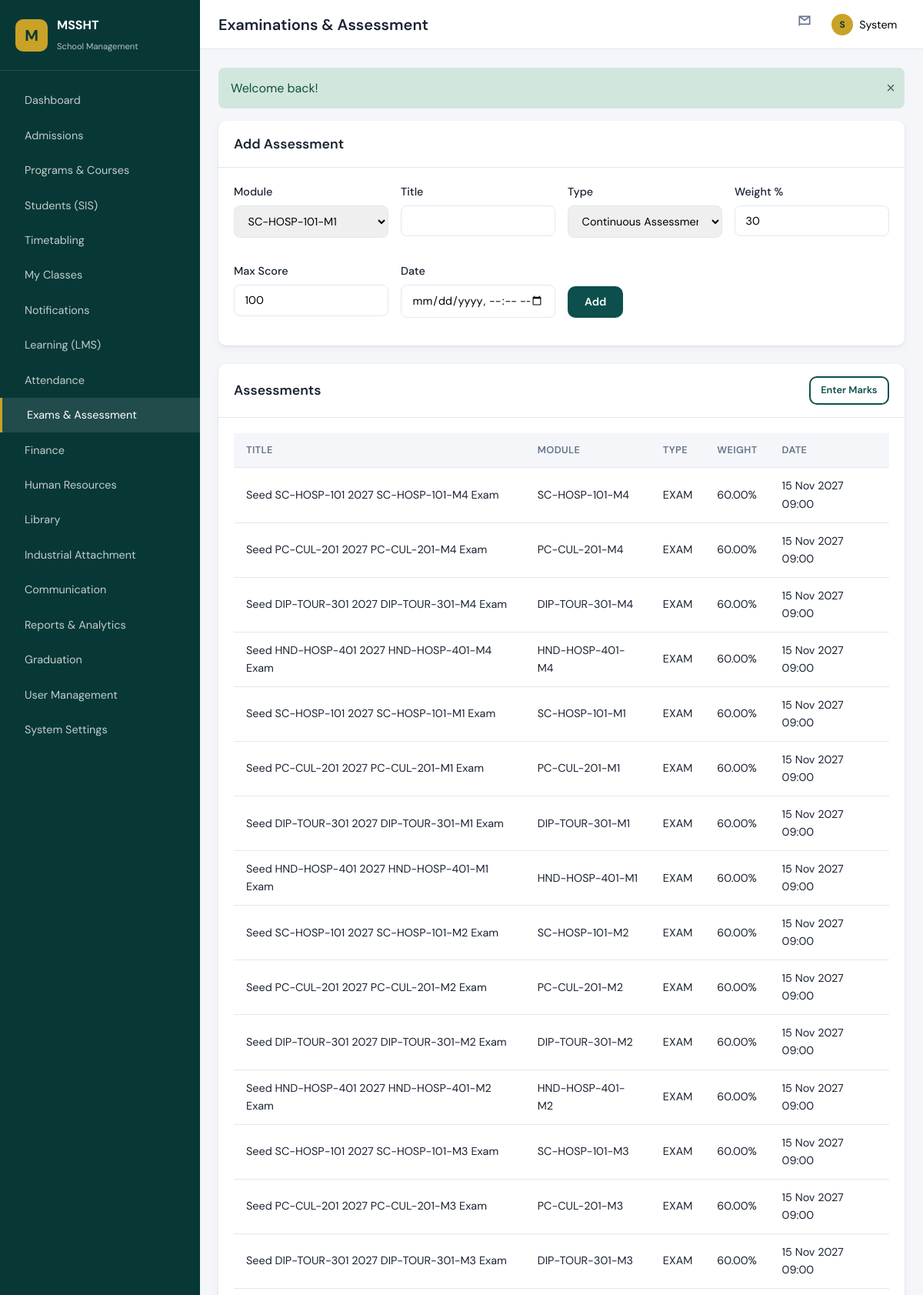
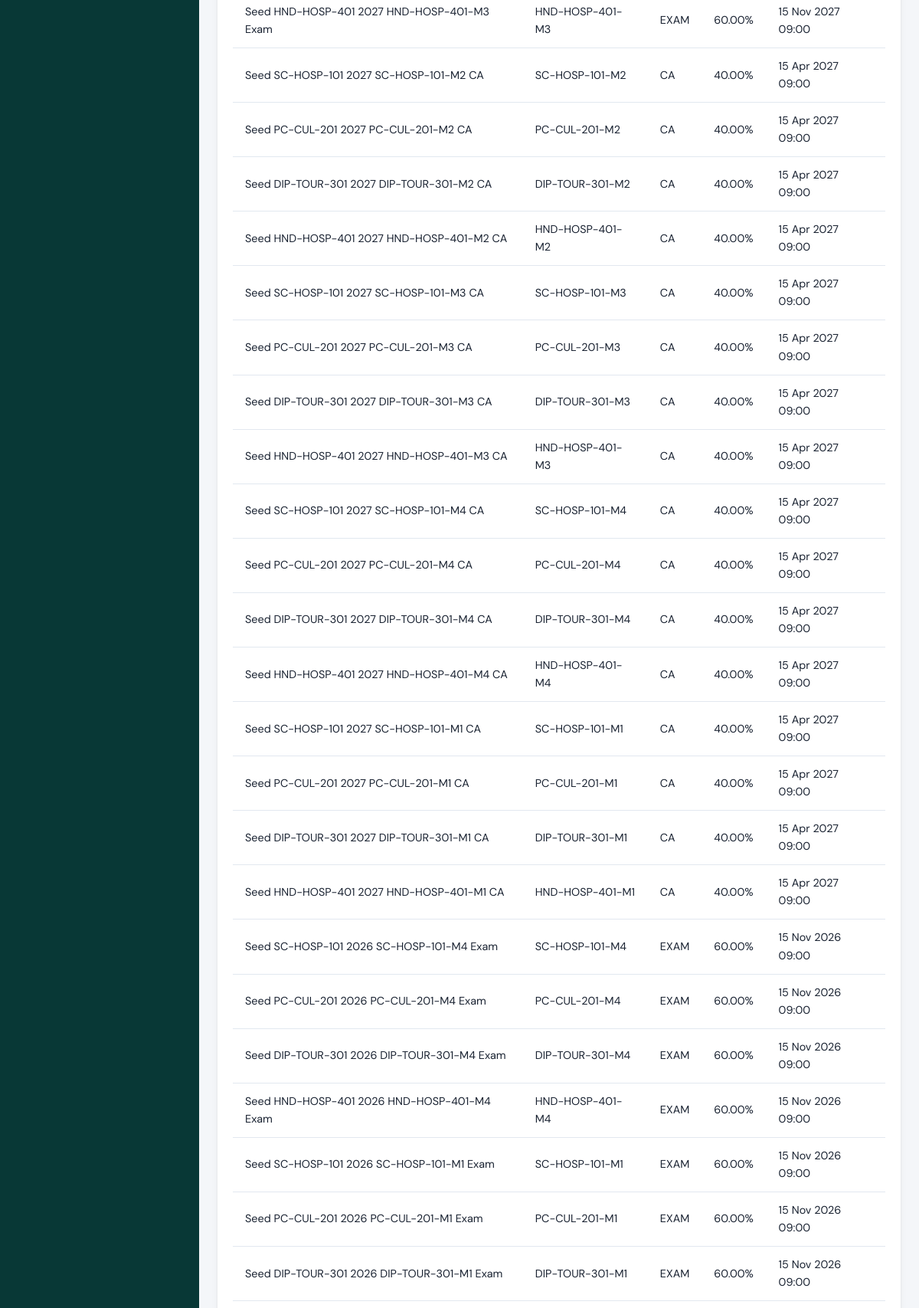
Page /modules/exams/index.php (signed in, upper part) on the committed database (2 pictures, top to bottom).
### tables this page shows
CREATE TABLE assessments (
    id INT UNSIGNED AUTO_INCREMENT PRIMARY KEY,
    module_id INT UNSIGNED NOT NULL,
    title VARCHAR(200) NOT NULL,
    assessment_type ENUM('ca', 'exam', 'project', 'practical') NOT NULL,
    weight_percent DECIMAL(5,2) DEFAULT 0,
    max_score DECIMAL(6,2) DEFAULT 100,
    scheduled_date DATETIME NULL,
    created_at TIMESTAMP DEFAULT CURRENT_TIMESTAMP,
    FOREIGN KEY (module_id) REFERENCES modules(id) ON DELETE CASCADE
);

CREATE TABLE modules (
    id INT UNSIGNED AUTO_INCREMENT PRIMARY KEY,
    program_id INT UNSIGNED NOT NULL,
    code VARCHAR(20) NOT NULL,
    name VARCHAR(200) NOT NULL,
    credits DECIMAL(4,2) DEFAULT 0,
    semester TINYINT UNSIGNED DEFAULT 1,
    is_core TINYINT(1) DEFAULT 1,
    FOREIGN KEY (program_id) REFERENCES programs(id) ON DELETE CASCADE,
    UNIQUE KEY uk_program_module (program_id, code)
);

### includes/helpers.php (called while the page is built, shortened)
<?php
function e(?string $value): string
{
    return htmlspecialchars($value ?? '', ENT_QUOTES, 'UTF-8');
}
function formatDate(?string $date, string $format = 'd M Y'): string
{
    return date($format, strtotime($date));
}
    function getRoleModules(?string $roleKey): array
    {
        try {
            $db = getDB();
            $stmt = $db->prepare('SELECT module_permissions FROM roles WHERE role_key = ? AND status = "active" LIMIT 1');
            $stmt->execute([$roleKey]);
            $json = $stmt->fetchColumn();
            if ($json) {
                $decoded = json_decode((string) $json, true);
                if (is_array($decoded)) {
                    return array_values(array_filter($decoded, static fn ($module) => is_string($module) && $module !== ''));
                }
            }
        } catch (Exception $e) {
        }
        return DEFAULT_ROLE_MODULES[$roleKey] ?? [];
    }

### includes/auth.php (called while the page is built, shortened)
<?php
function currentUser(): ?array
{
    return $_SESSION['user'] ?? null;
}
function currentRole(): ?string
{
    $user = currentUser();
    return $user['role'] ?? null;
}
function getAccessibleModules(?int $userId = null): array
{
    $role = currentRole();
    $modules = getRoleModules($role);
    return array_values(array_unique($modules));
}

### modules/exams/index.php (the view, shortened to what this page needs)
<?php
$db = getDB();
$assessments = $db->query(
    'SELECT a.*, m.code FROM assessments a JOIN modules m ON m.id = a.module_id ORDER BY a.scheduled_date DESC'
)->fetchAll();
$modules = $db->query('SELECT id, code, name FROM modules')->fetchAll();
require_once __DIR__ . '/../../includes/header.php';
?>
<div class="card">
    <div class="card-header"><h2>Add Assessment</h2></div>
    <div class="card-body">
        <form method="post" class="form-row">
            <div class="form-group">
                <label>Module</label>
                <select name="module_id" required><?php foreach ($modules as $m): ?>
                <option value="<?= $m['id'] ?>"><?= e($m['code']) ?></option><?php endforeach; ?></select>
            </div>
            <div class="form-group"><label>Title</label><input name="title" required></div>
            <div class="form-group">
                <label>Type</label>
                <select name="assessment_type"><option value="ca">Continuous Assessment</option><option value="exam">Exam</option><option value="project">Project</option><option value="practical">Practical</option></select>
            </div>
            <div class="form-group"><label>Weight %</label><input type="number" step="0.01" name="weight_percent" value="30"></div>
            <div class="form-group"><label>Max Score</label><input type="number" name="max_score" value="100"></div>
            <div class="form-group"><label>Date</label><input type="datetime-local" name="scheduled_date"></div>
            <div class="form-group" style="align-self:flex-end;"><button type="submit" class="btn btn-primary">Add</button></div>
        </form>
    </div>
</div>
<div class="card">
    <div class="card-header"><h2>Assessments</h2><a href="marks.php" class="btn btn-sm btn-outline">Enter Marks</a></div>
    <div class="card-body table-wrap">
        <table class="data-table">
            <thead><tr><th>Title</th><th>Module</th><th>Type</th><th>Weight</th><th>Date</th></tr></thead>
            <tbody>
            <?php foreach ($assessments as $a): ?>
            <tr>
                <td><?= e($a['title']) ?></td>
                <td><?= e($a['code']) ?></td>
                <td><?= e(strtoupper($a['assessment_type'])) ?></td>
                <td><?= e($a['weight_percent']) ?>%</td>
                <td><?= $a['scheduled_date'] ? formatDate($a['scheduled_date'], 'd M Y H:i') : '—' ?></td>
            </tr>
            <?php endforeach; ?>
            </tbody>
        </table>
    </div>
</div>
<?php require_once __DIR__ . '/../../includes/footer.php'; ?>

### assets/css/main.css (style rules this page uses)
:root { --color-primary: #0d4f4c; --color-primary-dark: #083836; --color-primary-light: #1a7a75; --color-accent: #c9a227; --color-accent-light: #e8c547; --color-bg: #f4f6f9; --color-surface: #ffffff; --color-text: #1a2332; --color-text-muted: #64748b; --color-border: #e2e8f0; --color-danger: #dc3545; --color-success: #198754; --color-warning: #ffc107; --color-info: #0dcaf0; --sidebar-width: 260px; --topbar-height: 64px; --radius: 10px; --shadow: 0 1px 3px rgba(0,0,0,.08), 0 4px 12px rgba(0,0,0,.04); --font-sans: 'DM Sans', system-ui, sans-serif; --font-display: 'Playfair Display', Georgia, serif; }
*, *::before, *::after { box-sizing: border-box; margin: 0; padding: 0; }
html { font-size: 16px; scroll-behavior: smooth; }
body { font-family: var(--font-sans); color: var(--color-text); background: var(--color-bg); line-height: 1.6; }
a { color: var(--color-primary-light); text-decoration: none; }
.btn { display: inline-flex; align-items: center; justify-content: center; gap: .5rem; padding: .6rem 1.25rem; border-radius: var(--radius); font-weight: 600; font-size: .9rem; border: 2px solid transparent; cursor: pointer; transition: all .2s; font-family: inherit; }
.btn-primary { background: var(--color-primary); color: #fff; }
.btn-outline { background: transparent; border-color: var(--color-primary); color: var(--color-primary); }
.btn-sm { padding: .4rem .85rem; font-size: .8rem; }
.card { background: var(--color-surface); border-radius: var(--radius); box-shadow: var(--shadow); margin-bottom: 1.5rem; }
.card-header { padding: 1rem 1.25rem; border-bottom: 1px solid var(--color-border); display: flex; align-items: center; justify-content: space-between; }
.card-header h2 { font-size: 1.1rem; font-weight: 600; }
.card-body { padding: 1.25rem; }
.table-wrap { overflow-x: auto; }
table.data-table { width: 100%; border-collapse: collapse; font-size: .9rem; }
table.data-table th, table.data-table td { padding: .75rem 1rem; text-align: left; border-bottom: 1px solid var(--color-border); }
table.data-table th { background: var(--color-bg); font-weight: 600; font-size: .8rem; text-transform: uppercase; letter-spacing: .03em; color: var(--color-text-muted); }
.form-group { margin-bottom: 1rem; }
.form-group label { display: block; margin-bottom: .35rem; font-weight: 500; font-size: .9rem; }
.form-group input, .form-group select, .form-group textarea { width: 100%; padding: .65rem .85rem; border: 1px solid var(--color-border); border-radius: 8px; font-family: inherit; font-size: .9rem; transition: border-color .2s; }
.form-row { display: grid; grid-template-columns: repeat(auto-fit, minmax(200px, 1fr)); gap: 1rem; }

### rows in the picture
assessments: title "Seed SC-HOSP-101 2027 SC-HOSP-101-M4 Exam", module.code "SC-HOSP-101-M4", assessment_type "EXAM", weight_percent "60.00", scheduled_date "15 Nov 2027 09:00"
assessments: title "Seed PC-CUL-201 2027 PC-CUL-201-M4 Exam", module.code "PC-CUL-201-M4", assessment_type "EXAM", weight_percent "60.00", scheduled_date "15 Nov 2027 09:00"
assessments: title "Seed DIP-TOUR-301 2027 DIP-TOUR-301-M4 Exam", module.code "DIP-TOUR-301-M4", assessment_type "EXAM", weight_percent "60.00", scheduled_date "15 Nov 2027 09:00"
assessments: title "Seed HND-HOSP-401 2027 HND-HOSP-401-M4 Exam", module.code "HND-HOSP-401-M4", assessment_type "EXAM", weight_percent "60.00", scheduled_date "15 Nov 2027 09:00"
assessments: title "Seed SC-HOSP-101 2027 SC-HOSP-101-M1 Exam", module.code "SC-HOSP-101-M1", assessment_type "EXAM", weight_percent "60.00", scheduled_date "15 Nov 2027 09:00"
assessments: title "Seed PC-CUL-201 2027 PC-CUL-201-M1 Exam", module.code "PC-CUL-201-M1", assessment_type "EXAM", weight_percent "60.00", scheduled_date "15 Nov 2027 09:00"
assessments: title "Seed DIP-TOUR-301 2027 DIP-TOUR-301-M1 Exam", module.code "DIP-TOUR-301-M1", assessment_type "EXAM", weight_percent "60.00", scheduled_date "15 Nov 2027 09:00"
assessments: title "Seed HND-HOSP-401 2027 HND-HOSP-401-M1 Exam", module.code "HND-HOSP-401-M1", assessment_type "EXAM", weight_percent "60.00", scheduled_date "15 Nov 2027 09:00"
assessments: title "Seed SC-HOSP-101 2027 SC-HOSP-101-M2 Exam", module.code "SC-HOSP-101-M2", assessment_type "EXAM", weight_percent "60.00", scheduled_date "15 Nov 2027 09:00"
assessments: title "Seed PC-CUL-201 2027 PC-CUL-201-M2 Exam", module.code "PC-CUL-201-M2", assessment_type "EXAM", weight_percent "60.00", scheduled_date "15 Nov 2027 09:00"
assessments: title "Seed DIP-TOUR-301 2027 DIP-TOUR-301-M2 Exam", module.code "DIP-TOUR-301-M2", assessment_type "EXAM", weight_percent "60.00", scheduled_date "15 Nov 2027 09:00"
assessments: title "Seed HND-HOSP-401 2027 HND-HOSP-401-M2 Exam", module.code "HND-HOSP-401-M2", assessment_type "EXAM", weight_percent "60.00", scheduled_date "15 Nov 2027 09:00"
assessments: title "Seed SC-HOSP-101 2027 SC-HOSP-101-M3 Exam", module.code "SC-HOSP-101-M3", assessment_type "EXAM", weight_percent "60.00", scheduled_date "15 Nov 2027 09:00"
assessments: title "Seed PC-CUL-201 2027 PC-CUL-201-M3 Exam", module.code "PC-CUL-201-M3", assessment_type "EXAM", weight_percent "60.00", scheduled_date "15 Nov 2027 09:00"
assessments: title "Seed DIP-TOUR-301 2027 DIP-TOUR-301-M3 Exam", module.code "DIP-TOUR-301-M3", assessment_type "EXAM", weight_percent "60.00", scheduled_date "15 Nov 2027 09:00"
assessments: title "Seed HND-HOSP-401 2027 HND-HOSP-401-M3 Exam", module.code "HND-HOSP-401-M3", assessment_type "EXAM", weight_percent "60.00", scheduled_date "15 Nov 2027 09:00"
assessments: title "Seed SC-HOSP-101 2027 SC-HOSP-101-M2 CA", module.code "SC-HOSP-101-M2", assessment_type "CA", weight_percent "40.00", scheduled_date "15 Apr 2027 09:00"
assessments: title "Seed PC-CUL-201 2027 PC-CUL-201-M2 CA", module.code "PC-CUL-201-M2", assessment_type "CA", weight_percent "40.00", scheduled_date "15 Apr 2027 09:00"
assessments: title "Seed DIP-TOUR-301 2027 DIP-TOUR-301-M2 CA", module.code "DIP-TOUR-301-M2", assessment_type "CA", weight_percent "40.00", scheduled_date "15 Apr 2027 09:00"
assessments: title "Seed HND-HOSP-401 2027 HND-HOSP-401-M2 CA", module.code "HND-HOSP-401-M2", assessment_type "CA", weight_percent "40.00", scheduled_date "15 Apr 2027 09:00"
assessments: title "Seed SC-HOSP-101 2027 SC-HOSP-101-M3 CA", module.code "SC-HOSP-101-M3", assessment_type "CA", weight_percent "40.00", scheduled_date "15 Apr 2027 09:00"
assessments: title "Seed PC-CUL-201 2027 PC-CUL-201-M3 CA", module.code "PC-CUL-201-M3", assessment_type "CA", weight_percent "40.00", scheduled_date "15 Apr 2027 09:00"
assessments: title "Seed DIP-TOUR-301 2027 DIP-TOUR-301-M3 CA", module.code "DIP-TOUR-301-M3", assessment_type "CA", weight_percent "40.00", scheduled_date "15 Apr 2027 09:00"
assessments: title "Seed HND-HOSP-401 2027 HND-HOSP-401-M3 CA", module.code "HND-HOSP-401-M3", assessment_type "CA", weight_percent "40.00", scheduled_date "15 Apr 2027 09:00"
assessments: title "Seed SC-HOSP-101 2027 SC-HOSP-101-M4 CA", module.code "SC-HOSP-101-M4", assessment_type "CA", weight_percent "40.00", scheduled_date "15 Apr 2027 09:00"
assessments: title "Seed PC-CUL-201 2027 PC-CUL-201-M4 CA", module.code "PC-CUL-201-M4", assessment_type "CA", weight_percent "40.00", scheduled_date "15 Apr 2027 09:00"
assessments: title "Seed DIP-TOUR-301 2027 DIP-TOUR-301-M4 CA", module.code "DIP-TOUR-301-M4", assessment_type "CA", weight_percent "40.00", scheduled_date "15 Apr 2027 09:00"
assessments: title "Seed HND-HOSP-401 2027 HND-HOSP-401-M4 CA", module.code "HND-HOSP-401-M4", assessment_type "CA", weight_percent "40.00", scheduled_date "15 Apr 2027 09:00"
assessments: title "Seed SC-HOSP-101 2027 SC-HOSP-101-M1 CA", module.code "SC-HOSP-101-M1", assessment_type "CA", weight_percent "40.00", scheduled_date "15 Apr 2027 09:00"
assessments: title "Seed PC-CUL-201 2027 PC-CUL-201-M1 CA", module.code "PC-CUL-201-M1", assessment_type "CA", weight_percent "40.00", scheduled_date "15 Apr 2027 09:00"
assessments: title "Seed DIP-TOUR-301 2027 DIP-TOUR-301-M1 CA", module.code "DIP-TOUR-301-M1", assessment_type "CA", weight_percent "40.00", scheduled_date "15 Apr 2027 09:00"
assessments: title "Seed HND-HOSP-401 2027 HND-HOSP-401-M1 CA", module.code "HND-HOSP-401-M1", assessment_type "CA", weight_percent "40.00", scheduled_date "15 Apr 2027 09:00"
assessments: title "Seed SC-HOSP-101 2026 SC-HOSP-101-M4 Exam", module.code "SC-HOSP-101-M4", assessment_type "EXAM", weight_percent "60.00", scheduled_date "15 Nov 2026 09:00"
assessments: title "Seed PC-CUL-201 2026 PC-CUL-201-M4 Exam", module.code "PC-CUL-201-M4", assessment_type "EXAM", weight_percent "60.00", scheduled_date "15 Nov 2026 09:00"
assessments: title "Seed DIP-TOUR-301 2026 DIP-TOUR-301-M4 Exam", module.code "DIP-TOUR-301-M4", assessment_type "EXAM", weight_percent "60.00", scheduled_date "15 Nov 2026 09:00"
assessments: title "Seed HND-HOSP-401 2026 HND-HOSP-401-M4 Exam", module.code "HND-HOSP-401-M4", assessment_type "EXAM", weight_percent "60.00", scheduled_date "15 Nov 2026 09:00"
assessments: title "Seed SC-HOSP-101 2026 SC-HOSP-101-M1 Exam", module.code "SC-HOSP-101-M1", assessment_type "EXAM", weight_percent "60.00", scheduled_date "15 Nov 2026 09:00"
assessments: title "Seed PC-CUL-201 2026 PC-CUL-201-M1 Exam", module.code "PC-CUL-201-M1", assessment_type "EXAM", weight_percent "60.00", scheduled_date "15 Nov 2026 09:00"
assessments: title "Seed DIP-TOUR-301 2026 DIP-TOUR-301-M1 Exam", module.code "DIP-TOUR-301-M1", assessment_type "EXAM", weight_percent "60.00", scheduled_date "15 Nov 2026 09:00"

### other values in the picture
$item['label'] "Dashboard"
$item['label'] "Admissions"
$item['label'] "Programs & Courses"
$item['label'] "Students (SIS)"
$item['label'] "Timetabling"
$item['label'] "My Classes"
$item['label'] "Notifications"
$item['label'] "Learning (LMS)"
$item['label'] "Attendance"
$item['label'] "Exams & Assessment"
$item['label'] "Finance"
$item['label'] "Human Resources"
$item['label'] "Library"
$item['label'] "Industrial Attachment"
$item['label'] "Communication"
